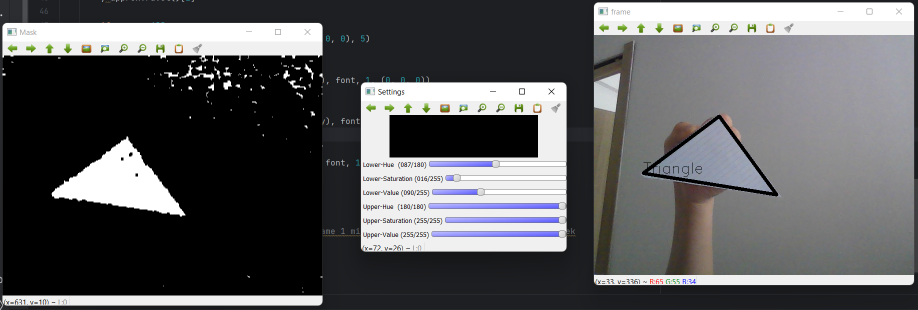
#> input picture Ekran Görüntüsü (184).png, 1835 x 620 px, given in place of the camera (shown at 1/2 size)
$ python gercek_zamanli_cokgen_algilama.py
#> lines starting #> are read from the running program, lines starting #| are printed output that depends on the picture; after the words box and inside, x2 and y2 are one past the last pixel; in counts of white or black regions, pixels touching at a corner belong together
import cv2
import numpy as np

def nothing(x):
    pass

cap=cv2.VideoCapture(0)
cv2.namedWindow("Settings")

cv2.createTrackbar("Lower-Hue","Settings",0,180,nothing)
cv2.createTrackbar("Lower-Saturation","Settings",0,255,nothing)
cv2.createTrackbar("Lower-Value","Settings",0,255,nothing)
cv2.createTrackbar("Upper-Hue","Settings",0,180,nothing)
cv2.createTrackbar("Upper-Saturation","Settings",0,255,nothing)
cv2.createTrackbar("Upper-Value","Settings",0,255,nothing)

font=cv2.FONT_HERSHEY_SIMPLEX

while 1:
    ret,frame=cap.read()
#> frame is the input picture: shape (620, 1835, 3); mean B, G, R 93, 91.4, 91.1
    frame=cv2.flip(frame,1)
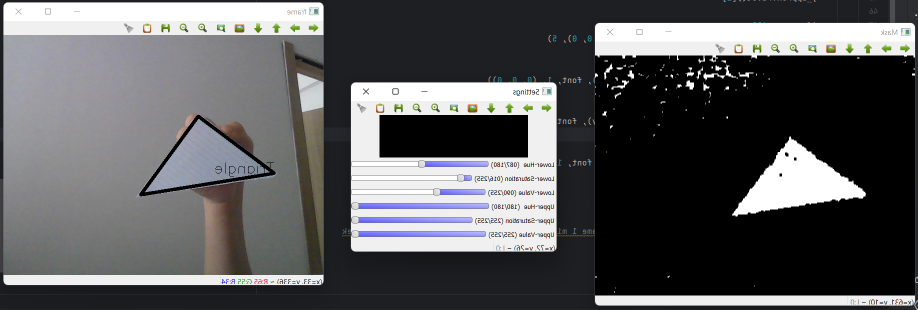
#> frame: shape (620, 1835, 3) (shown at 1/2 size); mean B, G, R 93, 91.4, 91.1
    hsv=cv2.cvtColor(frame,cv2.COLOR_BGR2HSV)
#> hsv: shape (620, 1835, 3); mean H, S, V 49.7, 14.3, 94.6

    lh=cv2.getTrackbarPos("Lower-Hue","Settings")#renk tonu
    ls = cv2.getTrackbarPos("Lower-Saturation", "Settings")#doyma
    lv = cv2.getTrackbarPos("Lower-Value", "Settings")
    uh = cv2.getTrackbarPos("Upper-Hue", "Settings")
    us = cv2.getTrackbarPos("Upper-Saturation", "Settings")
    uv = cv2.getTrackbarPos("Upper-Value", "Settings")

    lower_color=np.array([lh,ls,lv])
    upper_color=np.array([uh,us,uv])

    mask=cv2.inRange(hsv,lower_color,upper_color)
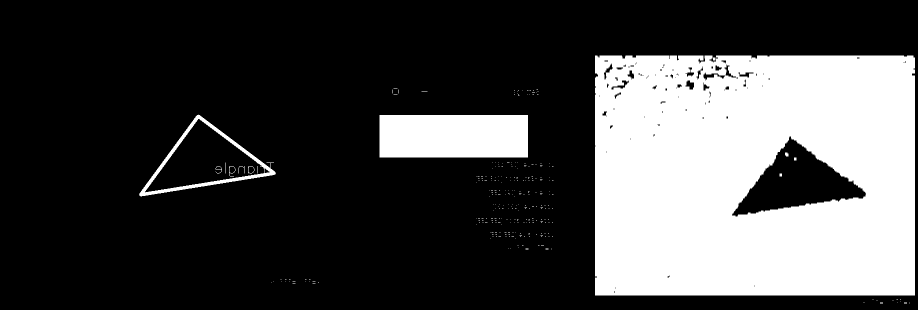
#> mask: shape (620, 1835) (shown at 1/2 size); 27.8% white; 300 white regions (288 under 20 px), largest, box (x1, y1, x2, y2) and area: (1190, 111, 1830, 591) 285196, (759, 230, 1056, 315) 25245, (278, 229, 552, 393) 4559
    kernel=np.ones((5,5),np.uint8)
    mask=cv2.erode(mask,kernel)
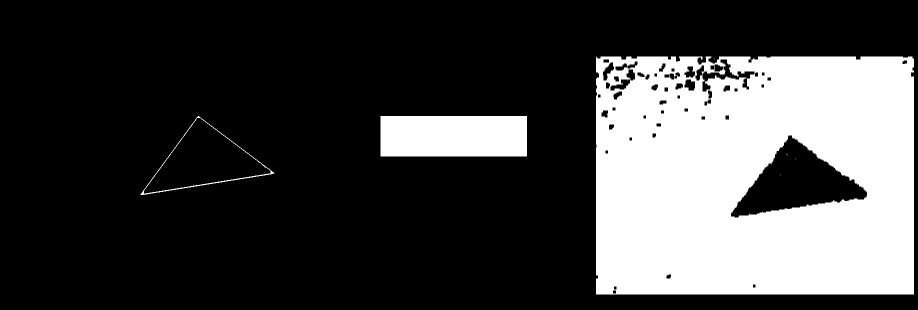
#> mask: shape (620, 1835) (shown at 1/2 size); 26.2% white; 8 white regions (5 under 20 px)

    contours,_=cv2.findContours(mask,cv2.RETR_TREE,cv2.CHAIN_APPROX_SIMPLE)
#> contours = 66 contours, 5 with area under 20; largest, box (x1, y1, x2, y2) and area: (1192, 113, 1828, 589) 300482, (761, 232, 1054, 313) 23360, (1461, 270, 1735, 436) 21455, (281, 232, 549, 390) 18778, (287, 235, 542, 388) 18150
    for cnt in contours:
        area=cv2.contourArea(cnt)
        epsilon=0.02*cv2.arcLength(cnt,True)
        approx=cv2.approxPolyDP(cnt,epsilon,True)

        x=approx.ravel()[0]
        y=approx.ravel()[1]

        if area > 400:
            cv2.drawContours(frame, [approx], 0, (0, 0, 0), 5)

            if len(approx) == 3:
                cv2.putText(frame, "Triangle", (x, y), font, 1, (0, 0, 0))

            elif len(approx) == 4:
                cv2.putText(frame, "Rectangle", (x, y), font, 1, (0, 0, 0))

            elif len(approx) > 6:
                cv2.putText(frame, "Circle", (x, y), font, 1, (0, 0, 0))
#> this loop made 66 passes
#> (area, epsilon, x, y) on passes 6, 7, 8, 9, 10, 11, 17, 18, 19, 20, 21, 22: (47, 0.513, 1225, 581), (40, 0.473, 1227, 573), (40, 0.473, 1505, 569), (76.5, 0.678, 1332, 551), (40, 0.473, 1210, 301), (40, 0.473, 1258, 275), (65.5, 0.621, 1304, 267), (103.5, 0.798, 1217, 258), (66.5, 0.621, 1312, 247), (54, 0.553, 1402, 233), (70, 0.633, 1450, 231), (40, 0.473, 1286, 231)
#> (area, epsilon, approx, x, y) on passes 1, 2, 3, 5, 12: (23360, 14.88, [[761, 232], [761, 312], [1053, 312], [1053, 232]], 761, 232), (18778.5, 13.79, [[548, 346], [396, 232], [281, 389]], 548, 346), (18149.5, 13.28, [[287, 386], [394, 235], [541, 341]], 287, 386), (300482.5, 49.1, [[1192, 113], [1192, 588], [1827, 588], [1824, 113]], 1192, 113), (21455, 16.42, [[1461, 432], [1577, 270], [1734, 385]], 1461, 432)
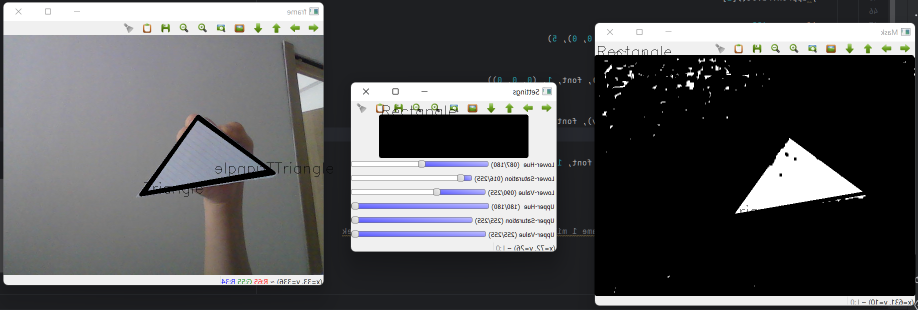
#> frame: shape (620, 1835, 3) (shown at 1/2 size); 0.74% of pixels changed, all inside (x1, y1, x2, y2) = (288, 92, 1831, 592)

    cv2.imshow("frame",frame)
    cv2.imshow("Mask",mask)

    if cv2.waitKey(1) & 0xFF == ord("q"):#her bir frame 1 milisaniye gösterilecek ve diğerine geçilecek
#> (key q is pressed here)
        break

cap.release()
cv2.destroyAllWindows()
